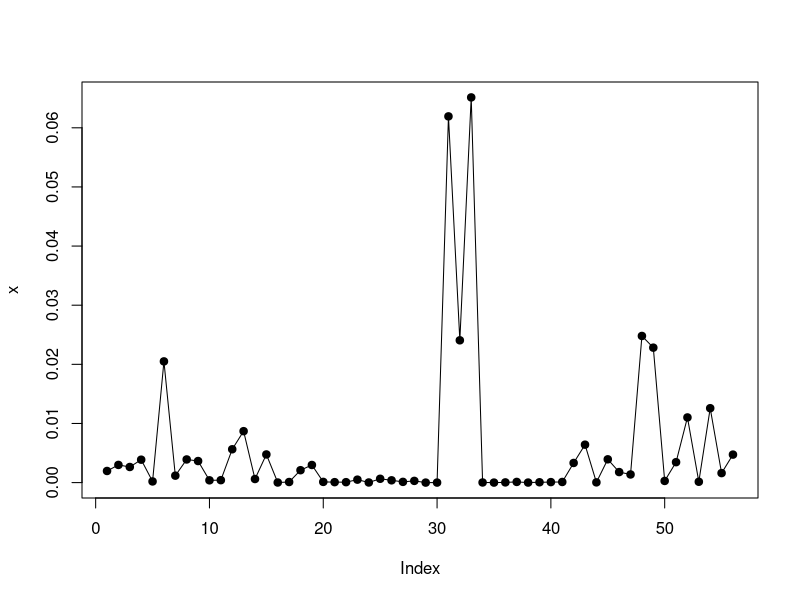

Here is the R script that generated this plot:
library(metafor)


### Name: hatvalues.rma.mv
### Title: Outlier and Influential Case Diagnostics for 'rma.mv' Objects
### Aliases: cooks.distance.rma.mv hatvalues.rma.mv
### Keywords: models

### ** Examples

### multilevel random-effects model
res <- rma.mv(yi, vi, random = ~ 1 | district/school, data=dat.konstantopoulos2011)
print(res, digits=3)

### Cook's distances
x <- cooks.distance(res)
x
plot(x, type="o", pch=19)

### hat values
hatvalues(res)
